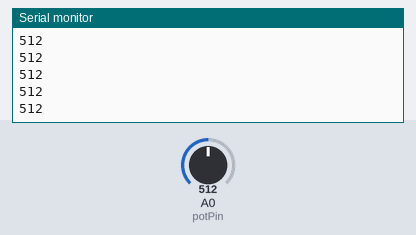
This sketch was run on a simulated Arduino Uno, built with avr-gcc and run on an emulated ATmega328P. On the bench: the last lines printed to the serial monitor. The test bench sets the inputs (shaded band); at power-on: A0 (potPin) = 512.

Above: at 1.2 s.
1.3 s: A0 (potPin) set to 716
At 1.9 s:
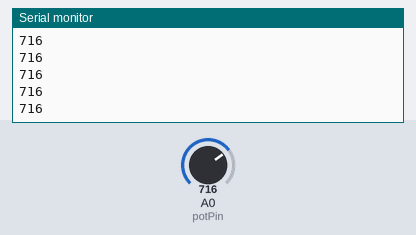
2.8 s: A0 (potPin) set to 900
At 3.9 s:
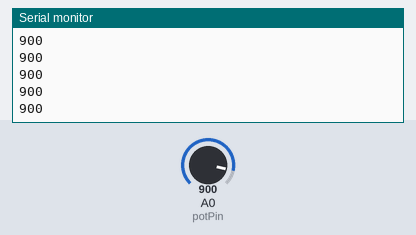
Timing chart, 0 to 5.8 s (numbered marks = the images above; inputs shaded):
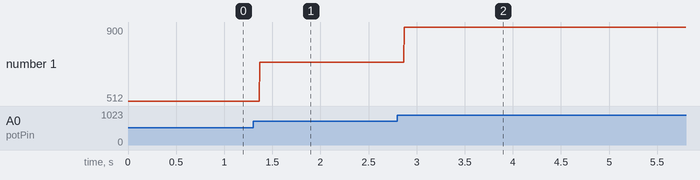

Measured:
- after the input at 1.3 s, the serial monitor: prints a new line after 0.07 s (image 1)
- after the input at 2.8 s, the serial monitor: prints a new line after 0.07 s (image 2)
- plotted number 1: 512 → 716 after the input at 1.3 s, 716 → 900 after the input at 2.8 s

The sketch:

DAQexperimental.ino
```cpp
// Read Pot Adjustable Analog Voltage
// Use External voltage source
// Wire Potentiomenter to potPin

const int potPin = A0;

void setup() {

  // Initiate serial Communications
  Serial.begin(9600);

}

// Code Start
void loop() {

  // Read Pot Value
  int val = analogRead(potPin);

  // Display Voltage in serial monitor
  Serial.println(val);

  // Delay for stability
  delay(1);

}
```
